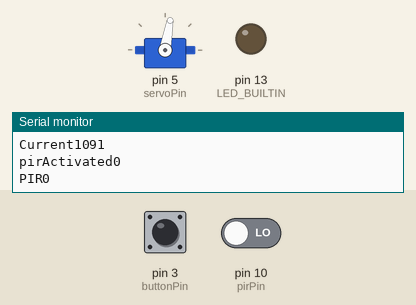
Bench run of a sketch on a simulated Arduino Uno, built with avr-gcc and run on an emulated ATmega328P. Parts: servo, output pins drawn as LEDs (lit = HIGH), the last lines printed to the serial monitor. The inputs (shaded band) are chosen by the test bench; at power-on: pin 10 (pirPin) LOW, pin 3 (buttonPin) LOW. Pins used as bus, display or sensor lines are not drawn.

Above: at 1.2 s.
1.3 s: pin 10 (pirPin) driven HIGH
4.3 s: pin 3 (buttonPin) pulled HIGH for 0.15 s
5.9 s: pin 3 (buttonPin) pulled HIGH for 1 s
At 9.5 s:
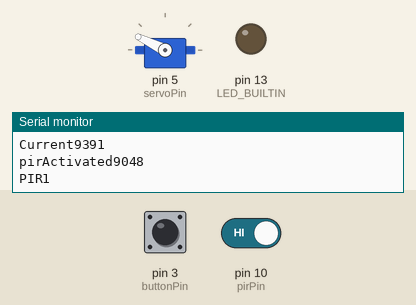
9.9 s: pin 3 (buttonPin) pulled HIGH for 3.2 s
At 11.3 s:
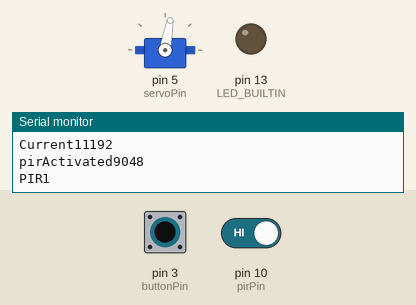
Timing chart, 0 to 15.1 s (numbered marks = the images above; inputs shaded):
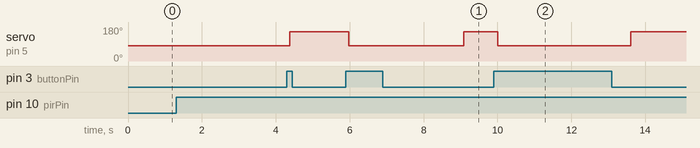

The sketch:

lightSwitch.ino
```cpp
#include <Servo.h>

const int pirPin = 10; // PIR on D9
const int buttonPin = 3; // Button on D4
const int servoPin = 5; // Servo Motor on D5
const int LEDPin = 1; // LED on D2

Servo myservo;

int pirState = LOW;
int buttonState = LOW; // Current state of the button
int lastButtonState = LOW; // Previous state of the button
bool toggleState = false; // Toggle state for servo position
bool isPirActive = false; // Indicates if the PIR sensor has recently activated the servo

// Servo positions
int upPosition = 154; // Adjust to servo's up position
int downPosition = 80; // Adjust to servo's down position

unsigned long lastDebounceTime = 0; // the last time the output pin was toggled
unsigned long debounceDelay = 50; // time for user to release button

unsigned long pirActivatedTimestamp = 0; // Timestamp of when the PIR sensor last activated the servo
const long pirActivationDuration = 9500; // Duration to keep the servo in the up position after PIR activation

// New variables for PIR debounce
unsigned long lastPirEvent = 0; // Last time a PIR event was recorded
unsigned long pirDebounceDelay = 4500; // Delay to debounce PIR sensor

unsigned long currentMillis;
unsigned long upTime;
bool up = false;

void setup() {
  Serial.begin(9600);

  pinMode(pirPin, INPUT);
  pinMode(buttonPin, INPUT);
  pinMode(LEDPin, OUTPUT);
  pinMode(LED_BUILTIN, OUTPUT);

  myservo.attach(servoPin);
  myservo.write(downPosition);
  digitalWrite(LED_BUILTIN, LOW);
  digitalWrite(LEDPin, LOW); // Initially, the LED is off
}

void loop() {
  int reading = digitalRead(buttonPin);

  if (reading != lastButtonState) {
    lastDebounceTime = millis();
  }

  if ((millis() - lastDebounceTime) > debounceDelay) {
    if (reading != buttonState) {
      buttonState = reading;

      if (buttonState == HIGH) {
        // Check if PIR had recently activated the servo
        if (isPirActive) {
          // Override PIR activation
          myservo.write(downPosition);
          digitalWrite(LEDPin, LOW); // Turn LED off
          up = false;
          isPirActive = false; // Reset PIR activation flag
        } else {
          // Toggle servo position normally
          toggleState = !toggleState;
          if (toggleState) {
            myservo.write(upPosition);
            digitalWrite(LEDPin, HIGH); // Turn LED on
            up = true;
            upTime = currentMillis;
          } else {
            myservo.write(downPosition);
            digitalWrite(LEDPin, LOW); // Turn LED off
            up = false;
          }
        }
      }
    }
  }

  // // Check if the switch is up and it's been 10 seconds
  // if (up && (currentMillis - upTime >= 11000)) {
  //   myservo.write(downPosition); // Move the switch down
  //   digitalWrite(LEDPin, LOW); // Turn LED off
  //   up = false;
  // }

  lastButtonState = reading;

  // Handle PIR sensor activation with debounce
  pirState = digitalRead(pirPin);
  currentMillis = millis();

  Serial.print("PIR");
  Serial.println(pirState);

  Serial.print("Current");
  Serial.println(currentMillis);

  Serial.print("pirActivated");
  Serial.println(pirActivatedTimestamp);

  if (pirState == HIGH && currentMillis - lastPirEvent > pirDebounceDelay) {
    if (!toggleState) {
      myservo.write(upPosition);
      digitalWrite(LEDPin, HIGH); // Turn LED on
      pirActivatedTimestamp = currentMillis;
      isPirActive = true; // Set PIR activation flag
    }
    lastPirEvent = currentMillis;
  } else if (currentMillis - pirActivatedTimestamp > pirActivationDuration && !toggleState && isPirActive) {
    // Automatically return to down position after duration, if not manually overridden
    myservo.write(downPosition);
    digitalWrite(LEDPin, LOW); // Turn LED off
    isPirActive = false; // Reset PIR activation flag
  }
}
```

Measured:
- after the input at 5.9 s, servo on pin 5 (servoPin): 154° → 80° after 0.07 s, → 154° 3.1 s later
- after the input at 9.9 s, servo on pin 5 (servoPin): 154° → 80° after 0.11 s, → 154° 3.6 s later
